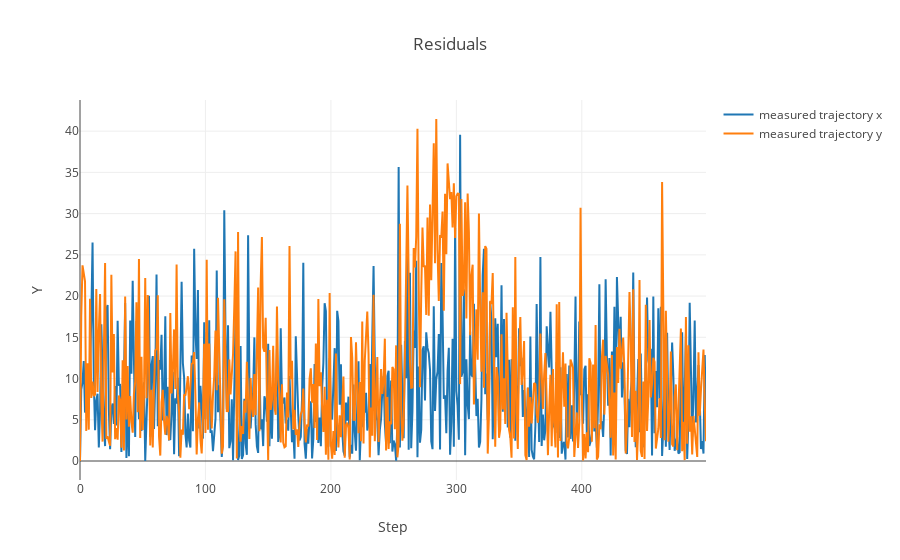

Notebook code for this chart:
### Markdown cell above
![image.png](attachment:image.png)

### Code cell
initial_y_residual = np.zeros((r.shape[0], 2))
initial_y_residual = r

data = [
    go.Scatter(
        y=abs(r[:, 0]),
        name='measured trajectory x',
    ),
    
    go.Scatter(
        y=abs(r[:, 1]),
        name='measured trajectory y',
    ),
]

layout= go.Layout(
    title= 'Residuals',
    xaxis= dict(
        title= 'Step',
    ),
    yaxis=dict(
        title= 'Y',
    ),
    showlegend= True
)
fig= go.Figure(data=data, layout=layout)
iplot(fig)

### Figure 1 — Plotly figure (JSON) as saved in the notebook; plotly's stock layout.template omitted (floating-point values rounded to 4 significant figures; data arrays with more than 128 entries replaced by an {"elided": "..."} marker saying what was removed)
{"data": [{"name": "measured trajectory x", "type": "scatter", "uid": "ec6b17c7-d882-11e8-89ad-784f43690045", "y": {"elided": "500 float values"}}, {"name": "measured trajectory y", "type": "scatter", "uid": "ec6b1a4a-d882-11e8-96eb-784f43690045", "y": {"elided": "500 float values"}}], "layout": {"showlegend": true, "title": "Residuals", "xaxis": {"title": "Step"}, "yaxis": {"title": "Y"}}}
